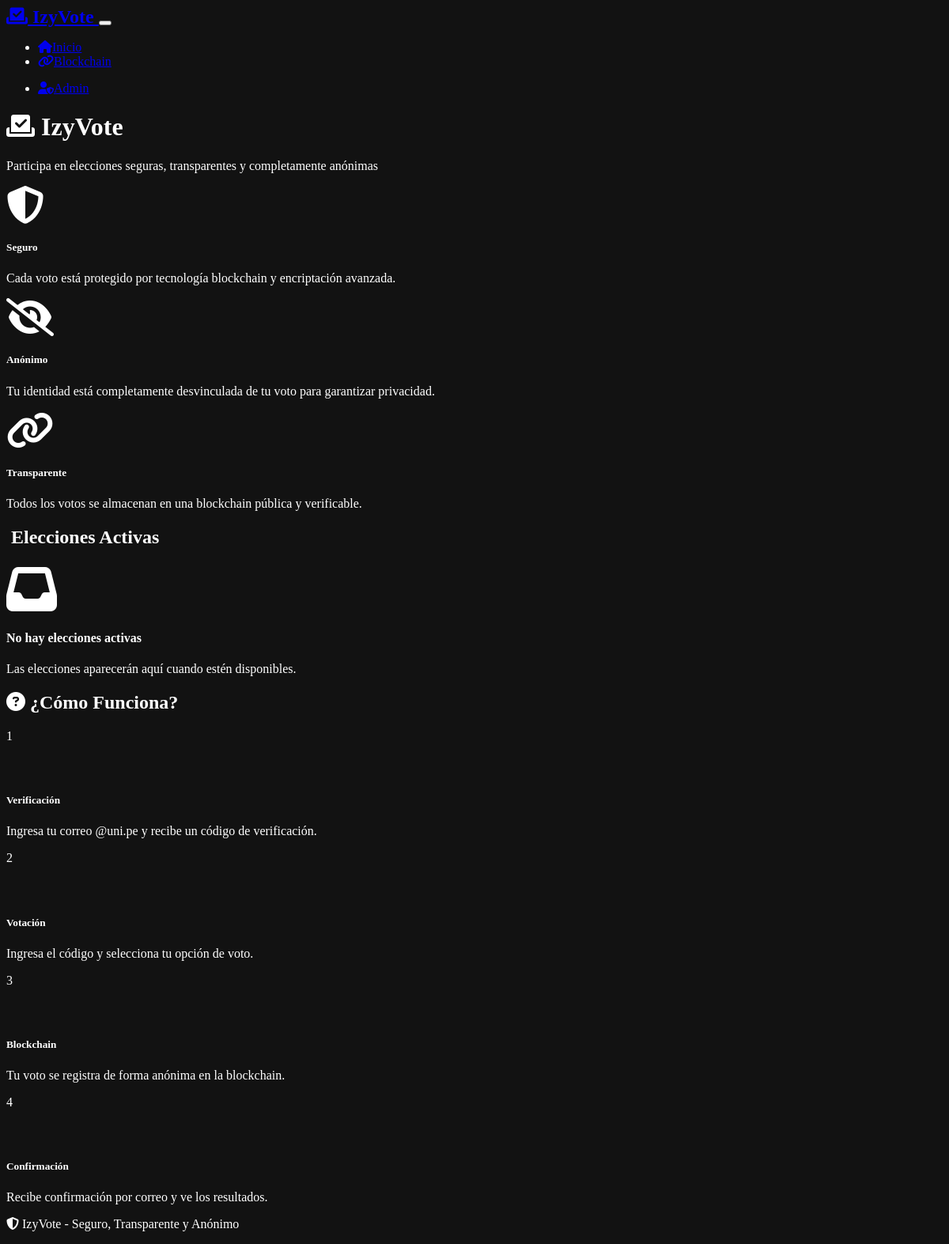
Before: / with the older database file.
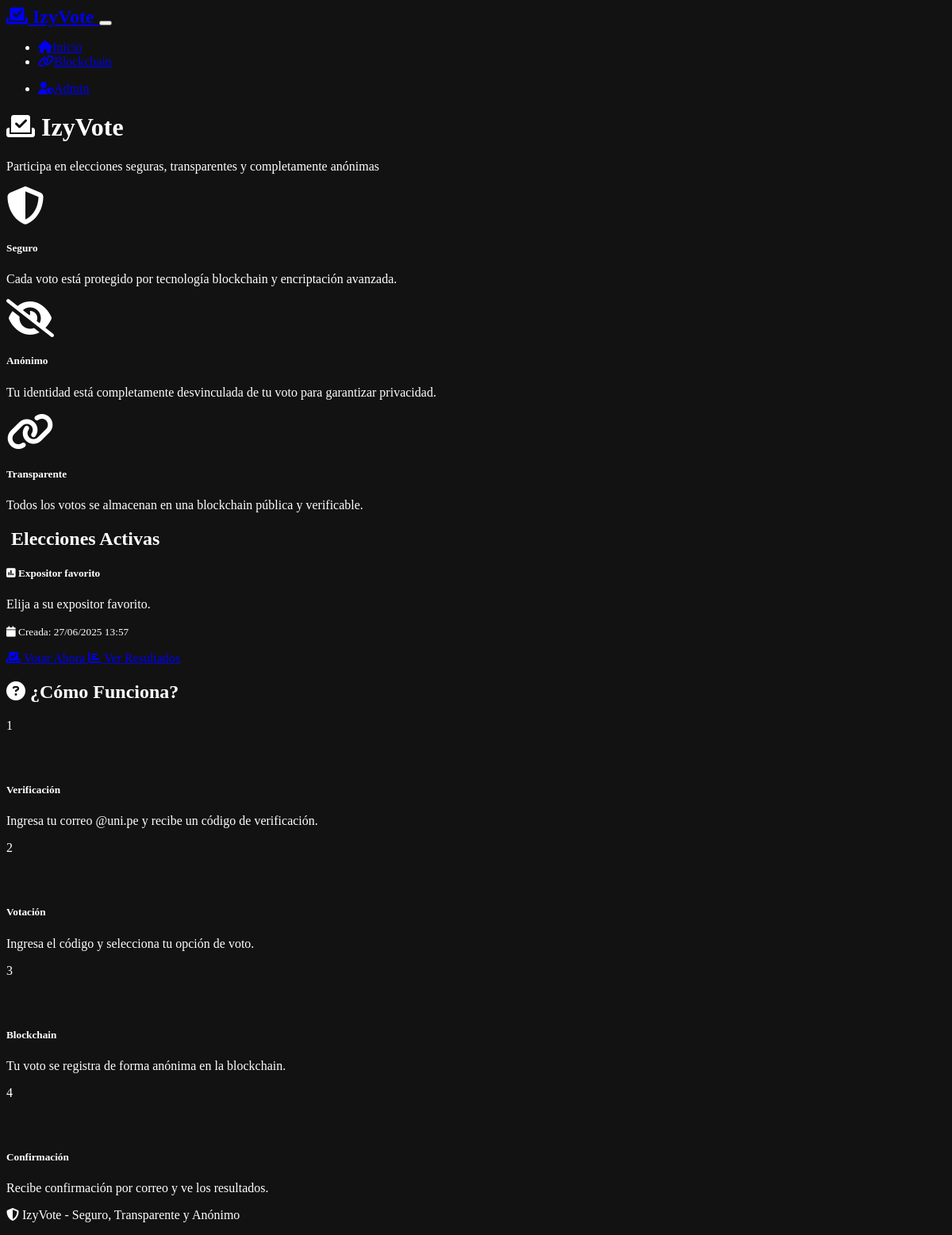
After: the same page with the newer database file.
### models.py (models this page shows, shortened)
class Election(db.Model):
    id = db.Column(db.Integer, primary_key=True)
    title = db.Column(db.String(200), nullable=False)
    description = db.Column(db.Text)
    options = db.Column(db.Text, nullable=False)  # JSON string para opciones de votación
    is_active = db.Column(db.Boolean, default=True)
    created_at = db.Column(db.DateTime, default=datetime.utcnow)

### routes.py (the view)
@app.route('/')
def index():
    active_elections = Election.query.filter_by(is_active=True).all()
    return render_template('index.html', elections=active_elections)

### templates/index.html (shortened to what this page needs)
{% extends "base.html" %}
{% block content %}
<div class="row">
    <div class="col-12">
        <div class="text-center mb-5">
            <h1 class="display-4 mb-3">
                <i class="fas fa-vote-yea text-primary me-3"></i>
                IzyVote
            </h1>
            <p class="lead text-muted">
                Participa en elecciones seguras, transparentes y completamente anónimas
            </p>
        </div>
    </div>
</div>
<div class="row mb-5">
    <div class="col-md-4">
        <div class="card h-100 border-0 bg-dark">
            <div class="card-body text-center">
                <i class="fas fa-shield-alt fa-3x text-success mb-3"></i>
                <h5 class="card-title">Seguro</h5>
                <p class="card-text">Cada voto está protegido por tecnología blockchain y encriptación avanzada.</p>
            </div>
        </div>
    </div>
    <div class="col-md-4">
        <div class="card h-100 border-0 bg-dark">
            <div class="card-body text-center">
                <i class="fas fa-eye-slash fa-3x text-info mb-3"></i>
                <h5 class="card-title">Anónimo</h5>
                <p class="card-text">Tu identidad está completamente desvinculada de tu voto para garantizar privacidad.</p>
            </div>
        </div>
    </div>
    <div class="col-md-4">
        <div class="card h-100 border-0 bg-dark">
            <div class="card-body text-center">
                <i class="fas fa-link fa-3x text-warning mb-3"></i>
                <h5 class="card-title">Transparente</h5>
                <p class="card-text">Todos los votos se almacenan en una blockchain pública y verificable.</p>
            </div>
        </div>
    </div>
</div>
<div class="row">
    <div class="col-12">
        <h2 class="mb-4">
            Elecciones Activas
        </h2>
        {% if elections %}
            <div class="row">
                {% for election in elections %}
                    <div class="col-md-6 col-lg-4 mb-4">
                        <div class="card h-100 border-primary">
                            <div class="card-header bg-primary text-white">
                                <h5 class="card-title mb-0">
                                    <i class="fas fa-poll me-2"></i>
                                    {{ election.title }}
                                </h5>
                            </div>
                            <div class="card-body">
                                {% if election.description %}
                                    <p class="card-text">{{ election.description }}</p>
                                {% endif %}
                                <p class="card-text">
                                    <small class="text-muted">
                                        <i class="fas fa-calendar me-1"></i>
                                        Creada: {{ election.created_at.strftime('%d/%m/%Y %H:%M') }}
                                    </small>
                                </p>
                                <div class="d-grid gap-2">
                                    <a href="{{ url_for('verify_email', election_id=election.id) }}"
                                       class="btn btn-primary">
                                        <i class="fas fa-vote-yea me-2"></i>
                                    </a>
                                    <a href="{{ url_for('results', election_id=election.id) }}"
                                       class="btn btn-outline-secondary">
                                        <i class="fas fa-chart-bar me-2"></i>
                                    </a>
                                </div>
                            </div>
                        </div>
                    </div>
                {% endfor %}
            </div>
        {% else %}
            <div class="text-center py-5">
                <i class="fas fa-inbox fa-4x text-muted mb-3"></i>
                <h4 class="text-muted">No hay elecciones activas</h4>
                <p class="text-muted">Las elecciones aparecerán aquí cuando estén disponibles.</p>
            </div>
        {% endif %}
    </div>
</div>
<div class="row mt-5">
    <div class="col-12">
        <h2 class="mb-4">
            <i class="fas fa-question-circle me-2"></i>
            ¿Cómo Funciona?
        </h2>
        <div class="row">
            <div class="col-md-3 text-center mb-4">
                <div class="bg-primary rounded-circle d-inline-flex align-items-center justify-content-center mb-3"
                     style="width: 60px; height: 60px;">
                    <span class="text-white fw-bold fs-4">1</span>
                </div>
                <h5>Verificación</h5>
                <p class="text-muted">Ingresa tu correo @uni.pe y recibe un código de verificación.</p>
            </div>
            <div class="col-md-3 text-center mb-4">
                <div class="bg-success rounded-circle d-inline-flex align-items-center justify-content-center mb-3"
                     style="width: 60px; height: 60px;">
                    <span class="text-white fw-bold fs-4">2</span>
                </div>
                <h5>Votación</h5>
                <p class="text-muted">Ingresa el código y selecciona tu opción de voto.</p>
            </div>
            <div class="col-md-3 text-center mb-4">
                <div class="bg-info rounded-circle d-inline-flex align-items-center justify-content-center mb-3"
                     style="width: 60px; height: 60px;">
                    <span class="text-white fw-bold fs-4">3</span>
                </div>
                <h5>Blockchain</h5>
                <p class="text-muted">Tu voto se registra de forma anónima en la blockchain.</p>
            </div>
            <div class="col-md-3 text-center mb-4">
                <div class="bg-warning rounded-circle d-inline-flex align-items-center justify-content-center mb-3"
                     style="width: 60px; height: 60px;">
                    <span class="text-white fw-bold fs-4">4</span>
                </div>
                <h5>Confirmación</h5>
                <p class="text-muted">Recibe confirmación por correo y ve los resultados.</p>
            </div>
        </div>
    </div>
</div>
{% endblock %}

### templates/base.html (shortened to what this page needs)
<!DOCTYPE html>
<html lang="es" data-bs-theme="dark">
<head>
    <link href="https://cdn.replit.com/agent/bootstrap-agent-dark-theme.min.css" rel="stylesheet">
    <link rel="stylesheet" href="https://cdnjs.cloudflare.com/ajax/libs/font-awesome/6.4.0/css/all.min.css">
    <link rel="stylesheet" href="{{ url_for('static', filename='style.css') }}">
</head>
<body>
    <nav class="navbar navbar-expand-lg navbar-dark bg-dark">
        <div class="container">
            <a class="navbar-brand" href="{{ url_for('index') }}">
                <i class="fas fa-vote-yea me-2"></i>
            </a>
            <button class="navbar-toggler" type="button" data-bs-toggle="collapse" data-bs-target="#navbarNav">
            </button>
            <div class="collapse navbar-collapse" id="navbarNav">
                <ul class="navbar-nav me-auto">
                    <li class="nav-item">
                        <a class="nav-link" href="{{ url_for('index') }}">
                            <i class="fas fa-home me-1"></i>Inicio
                        </a>
                    </li>
                    <li class="nav-item">
                        <a class="nav-link" href="{{ url_for('blockchain_view') }}">
                            <i class="fas fa-link me-1"></i>Blockchain
                        </a>
                    </li>
                </ul>
                <ul class="navbar-nav">
                    {% if session.admin_logged_in %}
                        <li class="nav-item">
                            <a class="nav-link" href="{{ url_for('admin_panel') }}">
                                <i class="fas fa-cog me-1"></i>Panel Admin
                            </a>
                        </li>
                        <li class="nav-item">
                            <a class="nav-link" href="{{ url_for('admin_logout') }}">
                                <i class="fas fa-sign-out-alt me-1"></i>Cerrar Sesión
                            </a>
                        </li>
                    {% else %}
                        <li class="nav-item">
                            <a class="nav-link" href="{{ url_for('admin_login') }}">
                                <i class="fas fa-user-shield me-1"></i>Admin
                            </a>
                        </li>
                    {% endif %}
                </ul>
            </div>
        </div>
    </nav>
    <main class="container my-4">
        {% block content %}{% endblock %}
    </main>
    <footer class="bg-dark text-light py-4 mt-5">
        <div class="container text-center">
            <p class="mb-0">
                <i class="fas fa-shield-alt me-2"></i>
                IzyVote - Seguro, Transparente y Anónimo
            </p>
        </div>
    </footer>
</body>
</html>

### static/style.css (style rules this page uses)
:root { --primary-color: #0d6efd; --success-color: #198754; --info-color: #0dcaf0; --warning-color: #ffc107; --danger-color: #dc3545; }
body { background-color: #121212; color: #ffffff; }
.navbar-brand { font-weight: bold; font-size: 1.5rem; }
.card { transition: transform 0.2s ease-in-out, box-shadow 0.2s ease-in-out; }
.btn { transition: all 0.2s ease-in-out; }
html { scroll-behavior: smooth; }

Changed rows visible on the page:
added Election: title "Expositor favorito", description "Elija a su expositor favorito.", created_at "27/06/2025 13:57"
Other visible differences:
text no longer shown: "No hay elecciones activas Las elecciones aparecerán aquí cuando estén disponibles."
